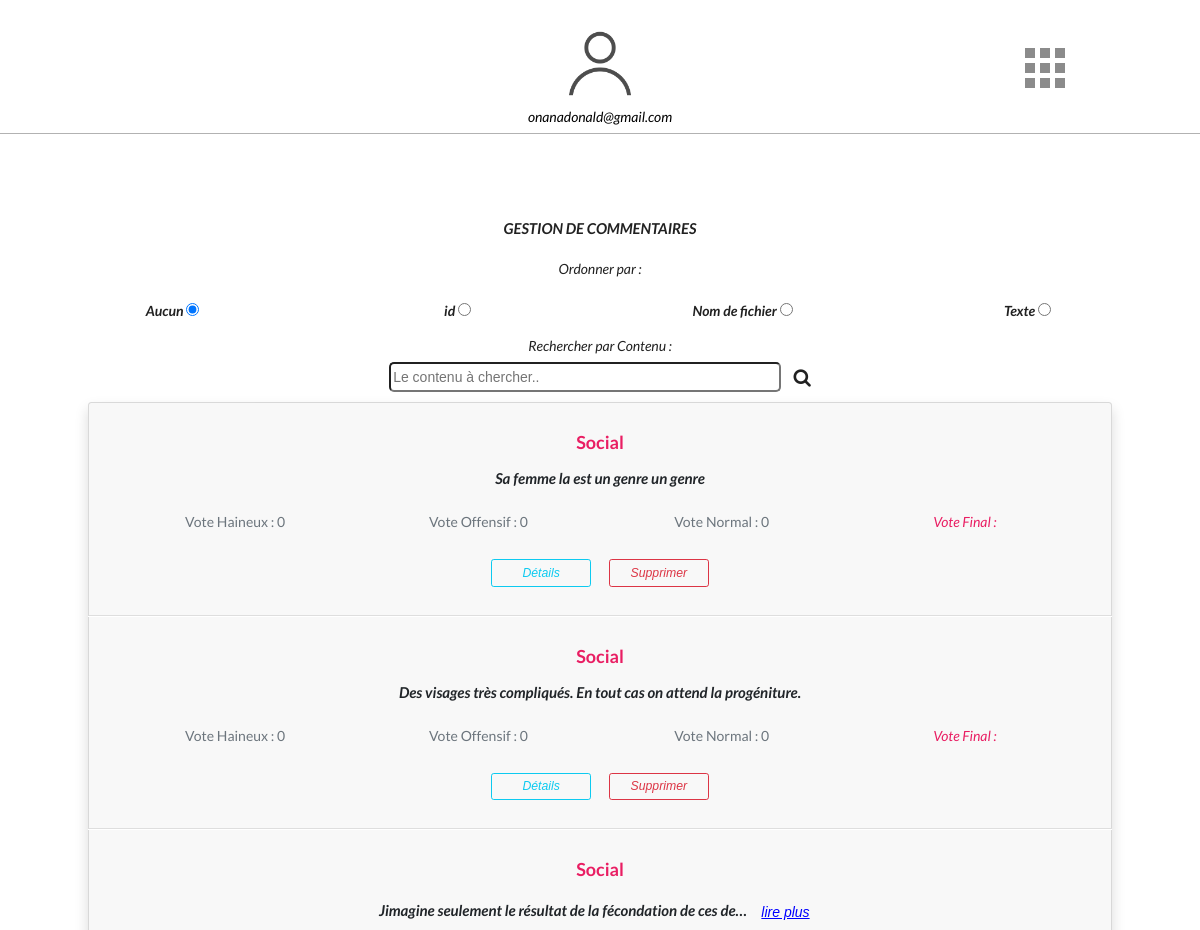
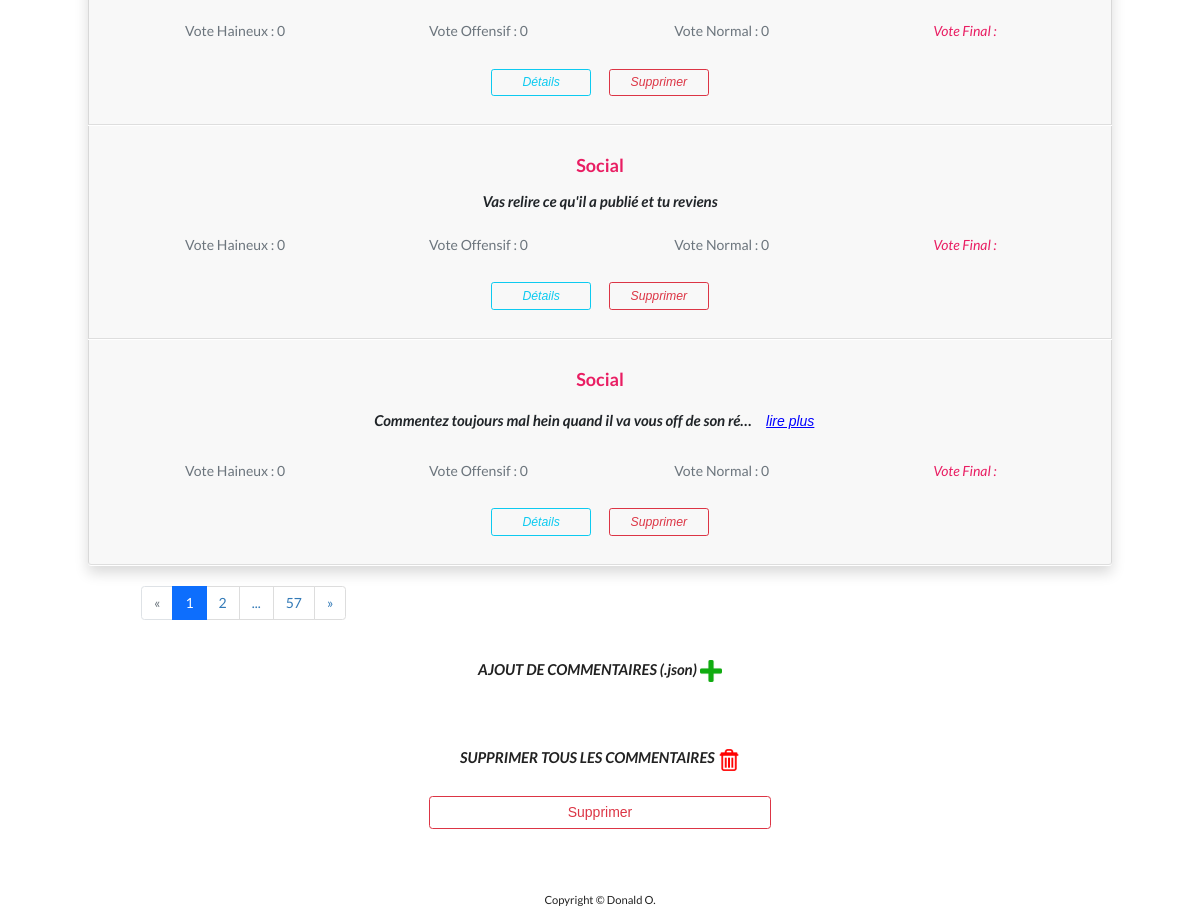
/admin (signed in), run on an earlier commit of the app's database (2 pictures, top to bottom).
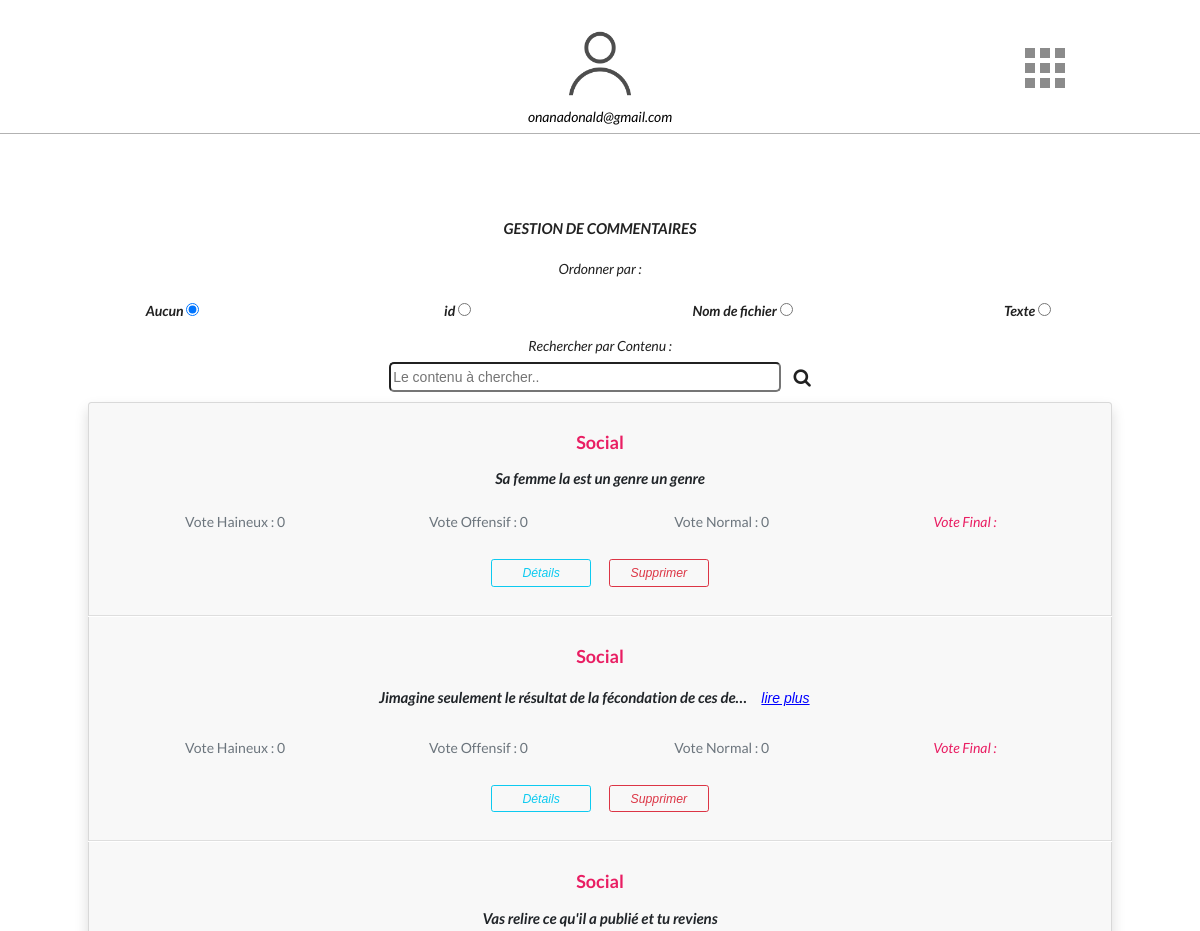
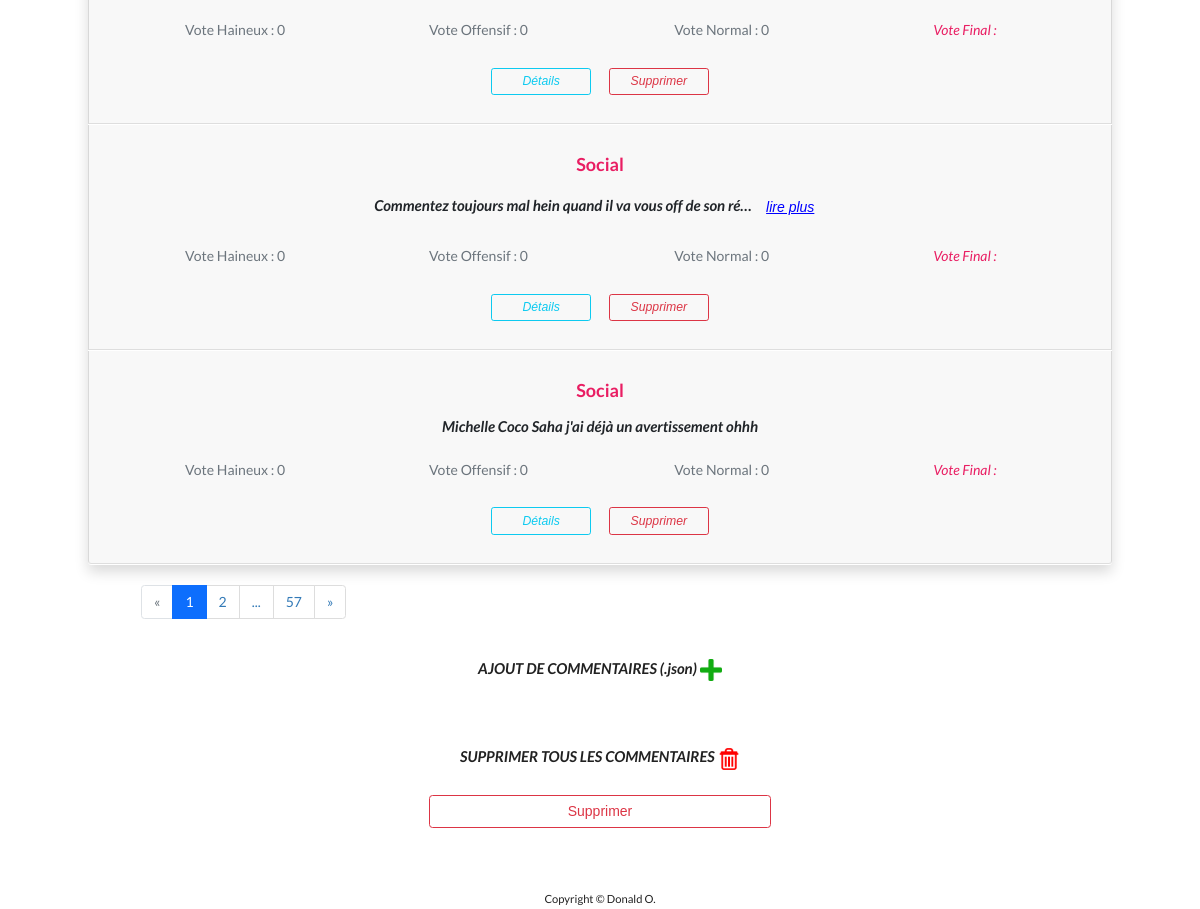
And on a later commit of the database (2 pictures, top to bottom).
### AppComments/models.py (models this page shows, shortened)
class Comment(models.Model):
	CAT = (
    ('politique', 'politique'),
    ('sport', 'sport'),
    ('social', 'social'),
    ('Autre', 'Autre'),
    )
	categorie = models.CharField(max_length=25, choices=CAT, default="social")
	post_titre = models.CharField(max_length=25,  blank=True, null = True)
	post_img = models.CharField(max_length=25,  blank=True, null = True)
	post_url = models.CharField(max_length=25)
	texte = models.TextField(unique = True)
	haineux = models.IntegerField(default = 0)
	offensif = models.IntegerField(default = 0)
	non_offensif = models.IntegerField(default = 0)
	vote_final =  models.CharField(max_length=25, default="")
	file_name = models.CharField(max_length=25,  blank=True, null = True)
	publied_at = models.DateTimeField(default = timezone.now)

### AppComments/views.py (the view)
# urls.py: path('admin', views.admin, name='admin'),
@login_required
def admin(request):
    comments_list = Comment.objects.get_queryset().order_by('id')
    paginator = Paginator(comments_list, 5)
    request.user.save()
    page = request.GET.get('page', 1)
    try:
        comments = paginator.page(page)
    except PageNotAnInteger:
        comments = paginator.page(page)
    except EmptyPage:
        comments = paginator.page(paginator.num_pages)
    path =  os.path.join(BASE_DIR, 'staticfiles/JsonFiles')
    dir_list = os.listdir(path)
    dir_list_filters = []
    regex = re.compile(r'^[a-zA-Z0-9_]+\.[a-zA-Z0-9_]+\.+')
    for e in dir_list:
        if regex.search(e):
            pass
        else:
            dir_list_filters.append(e)
    context = {"comments" : comments, "dir_list" : dir_list_filters}
    return render(request, 'AppComments/admin.html', context)

### templates/AppComments/admin.html (shortened to what the changed rows need)
{% extends '_partials/base.html' %}
{% load static %}
{% block content %}
<div class="container">
{% if comments %}
 <div class="row">
        <div class="col-lg-11 mx-auto">
            <ul class="list-group shadow">
                 {% for comment in comments %}
                <li class="list-group-item" style=" border-bottom: 1px solid rgba(0, 0, 0, 0.1); margin-bottom: 1px; background-color: rgb(248, 248, 248); " id="{{comment.id}}">
                    <div class="media align-items-lg-center flex-column flex-lg-row p-4">
                        <div class="media-body order-2 order-lg-1 text-center">
                            <h3 class="mt-0  mb-3 " style="color: #E91E63;">{{comment.categorie}}</h3>
                            <p class="font-italic mb-0 font-weight-bold" style="font-size: 15px;">
                              {% if comment.texte|length|get_digit:"-1" > 80 %}
                                {{comment.texte|truncatechars:60}}
                                <button type="button" class="btn btn-link btrm " style="color: blue;"
                                onclick='LirePlus( "{{comment.texte}}" , "{{comment.categorie}}",  );'>
                                  lire plus
                                </button>
                              {% else %}
                                {{comment.texte}}
                              {% endif %}
                            </p>
                            <div class="d-flex align-items-center row row-cols-1 row-cols-md-2 row-cols-lg-4  mt-4"  >
                                <div class="col align-self-center">
                                   <h6 class="text-muted my-1 "  >Vote Haineux : {{comment.haineux}}</h6>
                                </div>
                                <div class="col mx-auto">
                                   <h6 class="text-muted my-1"  >Vote Offensif : {{comment.offensif}}</h6>
                                </div>
                                <div class="col mx-auto">
                                   <h6 class="text-muted my-1"  >Vote Normal : {{comment.non_offensif}}</h6>
                                </div>
                                <div class="col mx-auto">
                                   <h6 class="  my-1 font-italic" style="color: #E91E63;">Vote Final : {{comment.vote_final}}</h6>
                                </div>
                                <div class="col mx-auto" style="margin-top: 25px;">
                                  <button type="button" class="btn btn-sm btn-outline-info font-italic"  style="width: 45%"
                                   onclick='detail(  "{{comment.texte}}" ,
                                      "{{comment.id}}",
                                    "{{comment.post_titre}}",
                                    "{{comment.post_url}}",
                                    "{{comment.categorie}}",  );'>
                                      Détails
                                    </button>
                                    <button type="button" class="btn btn-sm btn-outline-danger font-italic"  style="width: 45%; margin-left: 15px;"  onclick='deleteItem("{{comment.id}}",);'>
                                      Supprimer
                                    </button>
                                </div>
                            </div>
                    </div>
                </li>
        {% endfor %}
            </ul>
        </div>
    </div>
 {% endif %}
  </div>
    {% endblock content %}

What changed in the data, as far as the page shows it:
removed Comment: categorie "Social", texte "Des visages très compliqués. En tout cas on attend la progéniture.", haineux "0", offensif "0", non_offensif "0"
now on this page (row unchanged): Comment: categorie "Social", texte "Michelle Coco Saha j'ai déjà un avertissement ohhh", haineux "0", offensif "0", non_offensif "0"
